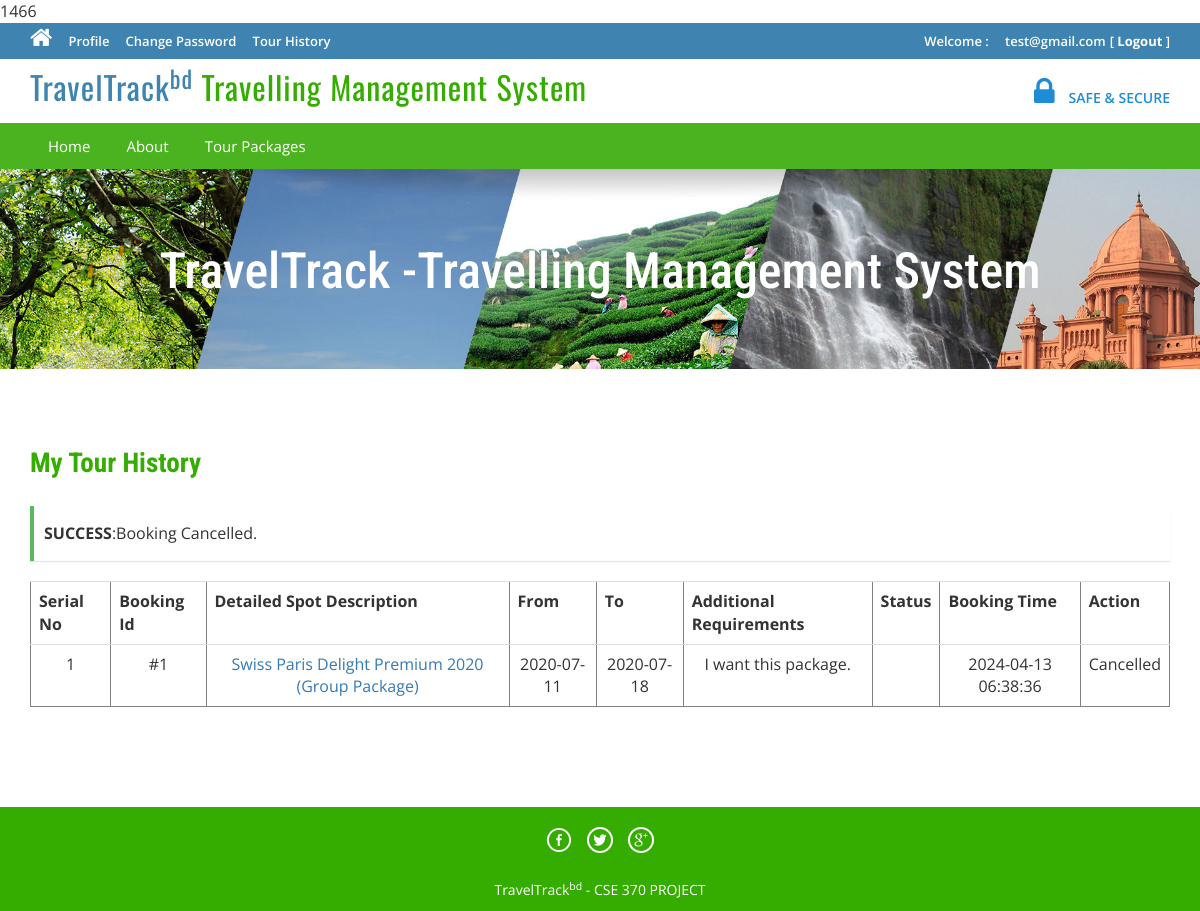
/tour-history.php?bkid=2 (signed in), run on the app's committed database.
### tables this page shows
CREATE TABLE `tblbooking` (
  `BookingId` int(11) NOT NULL,
  `PackageId` int(11),
  `UserEmail` varchar(100),
  `FromDate` varchar(100),
  `ToDate` varchar(100),
  `Comment` mediumtext,
  `RegDate` timestamp NULL DEFAULT current_timestamp(),
  `status` int(11),
  `CancelledBy` varchar(5),
  `UpdationDate` timestamp NULL DEFAULT NULL ON UPDATE current_timestamp(),
  PRIMARY KEY (`BookingId`)
);

CREATE TABLE `tbltourpackages` (
  `PackageId` int(11) NOT NULL,
  `PackageName` varchar(200),
  `PackageType` varchar(150),
  `PackageLocation` varchar(100),
  `PackagePrice` int(11),
  `PackageFetures` varchar(255),
  `PackageDetails` mediumtext,
  `PackageImage` varchar(100),
  `Creationdate` timestamp NULL DEFAULT current_timestamp(),
  `UpdationDate` timestamp NULL DEFAULT NULL ON UPDATE current_timestamp(),
  PRIMARY KEY (`PackageId`)
);

### tour-history.php (the view, shortened to what this page needs)
<?php
include('includes/config.php');
if(strlen($_SESSION['login'])==0)
	{
header('location:index.php');
}
else{
if(isset($_REQUEST['bkid']))
	{
		$bid=intval($_GET['bkid']);
$email=$_SESSION['login'];
	$sql ="SELECT FromDate FROM tblbooking WHERE UserEmail=:email and BookingId=:bid";
$query= $dbh -> prepare($sql);
$query-> bindParam(':email', $email, PDO::PARAM_STR);
$query-> bindParam(':bid', $bid, PDO::PARAM_STR);
$query-> execute();
$results = $query -> fetchAll(PDO::FETCH_OBJ);
if($query->rowCount() > 0)
{
foreach($results as $result)
{
	$fdate=$result->FromDate;
	$cdate=date('Y/m/d');
	$date1=date_create("$cdate");
	$date2=date_create("$fdate");
    $diff=date_diff($date1,$date2);
    echo $df=$diff->format("%a");
if($df>1)
{
$msg="Booking Cancelled.";
}
else
{
$error="You can't cancel booking before 24 hours";
}
}
}
}
?>
<!DOCTYPE HTML>
<html>
<head>
<link href="css/bootstrap.css" rel='stylesheet' type='text/css' />
<link href="css/style.css" rel='stylesheet' type='text/css' />
<link href="css/font-awesome.css" rel="stylesheet">
<link href="css/animate.css" rel="stylesheet" type="text/css" media="all">
</head>
<body>
<div class="top-header">
<?php include('includes/header.php');?>
<div class="banner-1 ">
	<div class="container">
		<h1 class="wow zoomIn animated animated" data-wow-delay=".5s" style="visibility: visible; animation-delay: 0.5s; animation-name: zoomIn;">TravelTrack -Travelling Management System</h1>
	</div>
</div>
<div class="privacy">
	<div class="container">
		<h3 class="wow fadeInDown animated animated" data-wow-delay=".5s" style="visibility: visible; animation-delay: 0.5s; animation-name: fadeInDown;">My Tour History</h3>
		<form name="chngpwd" method="post" onSubmit="return valid();">
		 <?php if($error){?><div class="errorWrap"><strong>ERROR</strong>:<?php echo htmlentities($error); ?> </div><?php }
				else if($msg){?><div class="succWrap"><strong>SUCCESS</strong>:<?php echo htmlentities($msg); ?> </div><?php }?>
	<p>
	<table border="1" width="100%" class="table">
<tr align="center">
<th>Serial No</th>
<th>Booking Id</th>
<th>Detailed Spot Description</th>
<th>From</th>
<th>To</th>
<th>Additional Requirements</th>
<th>Status</th>
<th>Booking Time</th>
<th>Action</th>
</tr>
<?php
$uemail=$_SESSION['login'];
$sql = "SELECT tblbooking.BookingId as bookid,tblbooking.PackageId as pkgid,tbltourpackages.PackageName as packagename,tblbooking.FromDate as fromdate,tblbooking.ToDate as todate,tblbooking.Comment as comment,tblbooking.status as status,tblbooking.RegDate as regdate,tblbooking.CancelledBy as cancelby,tblbooking.UpdationDate as upddate from tblbooking inner join tbltourpackages on tbltourpackages.PackageId=tblbooking.PackageId where UserEmail=:uemail";
$query = $dbh->prepare($sql);
$query -> bindParam(':uemail', $uemail, PDO::PARAM_STR);
$query->execute();
$results=$query->fetchAll(PDO::FETCH_OBJ);
$cnt=1;
if($query->rowCount() > 0)
{
foreach($results as $result)
{	?>
<tr align="center">
<td><?php echo htmlentities($cnt);?></td>
<td>#<?php echo htmlentities($result->bookid);?></td>
<td><a href="package-details.php?pkgid=<?php echo htmlentities($result->pkgid);?>"><?php echo htmlentities($result->packagename);?></a></td>
<td><?php echo htmlentities($result->fromdate);?></td>
<td><?php echo htmlentities($result->todate);?></td>
<td><?php echo htmlentities($result->comment);?></td>
<td><?php if($result->status==0)
{
echo "Pending";
}
?></td>
<td><?php echo htmlentities($result->regdate);?></td>
<?php if($result->status==2)
{
	?><td>Cancelled</td>
<?php }
else {?>
<td><a href="tour-history.php?bkid=<?php echo htmlentities($result->bookid);?>" onclick="return confirm('Do you really want to cancel booking')" >Cancel</a></td>
<?php }?>
</tr>
<?php $cnt=$cnt+1; }} ?>
	</table>
			</p>
			</form>
	</div>
</div>
<?php include('includes/footer.php');?>
</body>
</html>
<?php } ?>

### includes/header.php (shortened to what this page needs)
<?php if($_SESSION['login'])
{?>
<div class="top-header">
	<div class="container">
		<ul class="tp-hd-lft wow fadeInLeft animated" data-wow-delay=".5s">
			<li class="hm"><a href="index.php"><i class="fa fa-home"></i></a></li>
			<li class="prnt"><a href="profile.php">Profile</a></li>
				<li class="prnt"><a href="change-password.php">Change Password</a></li>
			<li class="prnt"><a href="tour-history.php">Tour History</a></li>
		</ul>
		<ul class="tp-hd-rgt wow fadeInRight animated" data-wow-delay=".5s">
			<li class="tol">Welcome :</li>
			<li class="sig"><?php echo htmlentities($_SESSION['login']);?></li>
			<li class="sig"><a href="logout.php" >[  <strong>Logout</strong>  ]</a></li>
        </ul>
		<div class="clearfix"></div>
	</div>
</div>
<?php }?>
<div class="header">
	<div class="container">
		<div class="logo wow fadeInDown animated" data-wow-delay=".5s">
			<a href="index.php">TravelTrack<sup>bd</sup> <span> Travelling Management System</span></a>
		</div>
		<div class="lock fadeInDown animated" data-wow-delay=".5s">
			<li><i class="fa fa-lock"></i></li>
            <li><div class="securetxt">SAFE &amp; SECURE </div></li>
		</div>
		<div class="clearfix"></div>
	</div>
</div>
<div class="footer-btm wow fadeInLeft animated" data-wow-delay=".5s">
	<div class="container">
	<div class="navigation">
			<nav class="navbar navbar-default">
				<div class="collapse navbar-collapse nav-wil" id="bs-example-navbar-collapse-1">
					<nav class="cl-effect-1">
						<ul class="nav navbar-nav">
							<li><a href="index.php">Home</a></li>
							<li><a href="page.php?type=About Us">About</a></li>
								<li><a href="package-list.php">Tour Packages</a></li>
								<div class="clearfix"></div>
						</ul>
					</nav>
				</div>
			</nav>
		</div>
	</div>
</div>

### includes/footer.php
<div class="copy-right">
	<div class="container">
		<div class="footer-social-icons wow fadeInDown animated animated" data-wow-delay=".5s" style="visibility: visible; animation-delay: 0.5s; animation-name: fadeInDown;">
			<ul>
				<li><a class="facebook" href="#"><span>Facebook</span></a></li>
				<li><a class="twitter" href="#"><span>Twitter</span></a></li>
				<li><a class="googleplus" href="#"><span>Google+</span></a></li>
			</ul>
		</div>
		<p class="wow zoomIn animated animated" data-wow-delay=".5s" style="visibility: visible; animation-delay: 0.5s; animation-name: zoomIn;"> TravelTrack<sup>bd</sup> - CSE 370 PROJECT </p>
	</div>
</div>

### css/style.css (style rules this page uses)
html, body { font-size: 100%; background: #fff; font-family: 'Open Sans', sans-serif; }
body a,.grid_1,plan_1,plan_1.one,plan_1.two,i.icon1, i.icon2, i.icon3, i.icon4, i.icon5, i.icon6 { transition:0.5s all; -webkit-transition:0.5s all; -moz-transition:0.5s all; -o-transition:0.5s all; -ms-transition:0.5s all; }
h1,h2,h3,h4,h5,h6 { margin:0; font-family: 'Roboto Condensed', sans-serif; }
p { margin:0; }
ul { margin:0; padding:0; }
.logo a { color: #3F84B1; letter-spacing: 1px; font-size: 2em; font-weight: 400; display: block; text-decoration: none; font-family: 'Oswald', sans-serif; }
.logo span { color:#34ad00; }
i.fa.fa-home { font-size: 24px; }
.top-header { background-color: #3F84B1; border-bottom: 0 none; height: 36px; line-height: 35px; }
ul.tp-hd-lft { float: left; }
ul.tp-hd-lft li { display: inline-block; }
li.hm,li.prnt { margin-right: 12px; }
ul.tp-hd-lft a { font-size: 13px; font-weight: 600; color:#fff; }
ul.tp-hd-rgt { float:right; }
ul.tp-hd-rgt li { display: inline-block; font-size: 13px; font-weight: 600; color:#fff; }
ul.tp-hd-rgt a { font-size: 13px; font-weight: 600; color:#fff; }
li.ned,li.wrt,li.tol { margin-right: 12px; }
.header { background-color: #fff; margin: 0; padding: 10px 0 8px; }
.logo a { display: block; }
.logo { float: left; margin-right: 60px; }
.lock { float: right; margin-top: 7px; }
.securetxt { color: #1f8dd6; line-height: 18px; margin-top: 0px; font-size: 14px; font-weight:600; }
.lock li { display: inline-block; }
i.fa.fa-lock { color:#1f8dd6; font-size: 2em; padding-right: 10px; }
.footer-btm li { display: inline-block; margin: 0 10px; font-size: 14px; color: #fff; }
.footer-btm li a { font-size: 15px; color: #fff; display: inline-block; padding: 5px 8px; }
.footer-btm { background:#4CB320; padding: 0.5em 0; text-align:center; }
.copy-right p { color:#fff; font-size:14px; line-height: 1.8em; }
.copy-right { background:#34ad00; text-align: center; padding: 0.5em 0; }
.banner-1 { background: url(../images/3.jpg)no-repeat; background-size: cover; -webkit-background-size: cover; -o-background-size: cover; -ms-background-size: cover; -moz-background-size: cover; min-height:200px; }
.banner-1 h1 { font-size: 50px; margin-bottom: 40px; padding: 1.5em 0 0; text-align: center; color: #ffffff; }
.privacy h3 { color: #34AD00; font-size: 1.7em; font-weight: 700; margin-bottom: 1em; }
.privacy { padding: 5em 0; }
.privacy p { font-size: 1em; line-height: 1.8em; color: #999; margin: 1em 0; }
.footer-social-icons ul li { display:inline-block; margin:0 0.2em; }
.footer-social-icons ul li a { width:30px; height:30px; background:url('../images/img-sprite.png') no-repeat 0px 0px; display:inline-block; position: relative; }
.footer-social-icons ul li a.facebook { background-position:0px 0px; }
.footer-social-icons ul li a.twitter { background-position:-30px 0px; }
.footer-social-icons ul li a.googleplus { background-position:-90px 0px; }
.footer-social-icons { margin: 10px 0 10px; }
.navbar-default { background-color: #4CB320 !important; border-color: #4CB320 !important; }
.navbar { min-height: 0px !important; margin-bottom:0px !important; border-radius:0px !important; border: none !important; }
ul.nav.navbar-nav li a { font-size: 15px ; color: #fff; display: inline-block; padding: 5px 8px; }
.navbar-collapse { padding-right: 0px !important; padding-left: 0px !important; }

### tour-history.php (style rules this page uses)
.succWrap { padding: 10px; margin: 0 0 20px 0; background: #fff; border-left: 4px solid #5cb85c; -webkit-box-shadow: 0 1px 1px 0 rgba(0,0,0,.1); box-shadow: 0 1px 1px 0 rgba(0,0,0,.1); }

### data on the page
tblbooking: FromDate "Booking Cancelled."
tblbooking: BookingId "1", PackageId.PackageName "Swiss Paris Delight Premium 2020 (Group Package)", FromDate "2020-07-11", ToDate "2020-07-18", Comment "I want this package.", RegDate "2024-04-13 06:38:36", status "Cancelled"

### other printed values
$_SESSION['login'] "test@gmail.com"
